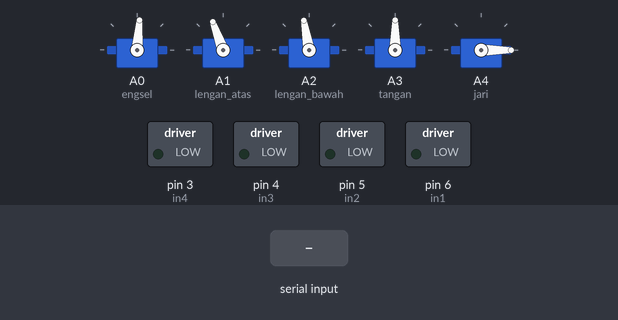
This sketch was run on a simulated Arduino Uno, built with avr-gcc and run on an emulated ATmega328P. Shown: 5 × servo, switched loads named in the sketch (green lamp = pin HIGH). Inputs (shaded band) come from the test bench.

Above: at 2.2 s.
2.3 s: "M\n" received over Serial
At 3.2 s:
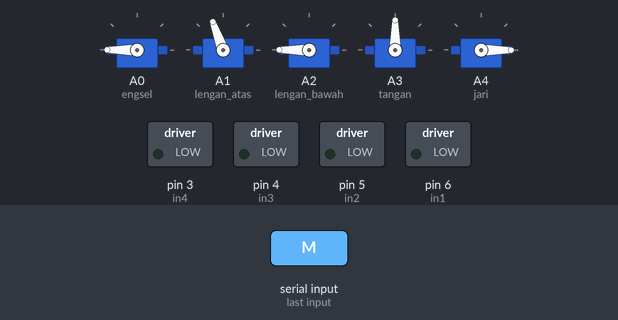
Timing chart, 0 to 5.3 s (numbered marks = the images above; inputs shaded):
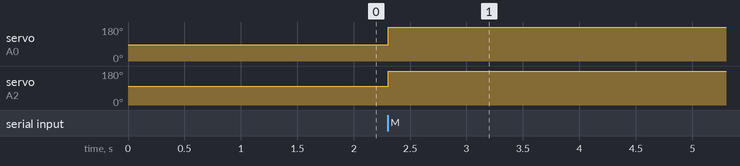

Measured:
- after the input at 2.3 s, servo on A0 (engsel): 85° → 180° at once; servo on A2 (lengan_bawah): 100° → 180° at once

The sketch:

ARM_ROBOT_BT.ino
```cpp
#include <Servo.h>
//#include <SoftwareSerial.h>

//SoftwareSerial serial(7, 8); //rx, tx
Servo engsel, lengan_atas, lengan_bawah, tangan, jari;

#define in1 6 //dir left
#define in2 5 //pwm left

#define in3 4 //dir right
#define in4 3 //pwm right

int motorSpeedA = 0;
int motorSpeedB = 0;

void setup() {
  Serial.begin(9600);
  //serial.begin(9600);
  pinMode(in1, OUTPUT);
  pinMode(in2, OUTPUT);
  pinMode(in3, OUTPUT);
  pinMode(in4, OUTPUT);

  engsel.attach(A0);
  lengan_atas.attach(A1);
  lengan_bawah.attach(A2);
  tangan.attach(A3);
  jari.attach(A4);
  normal();
}

void normal() {
  engsel.write(85);
  lengan_atas.write(110);
  lengan_bawah.write(100);
  tangan.write(90);
  jari.write(0);
  delay(1000);
}

//arah , arah, pwm, pwm
//maju      1   1   128 128
//mundur    0   0   128 128
//turnLeft  1   0   128 128
//turnRight 0   1   128 128
//stop      0 0 0 0

void motor(int dirRight, int dirLeft, int pwmRight, int pwmLeft) {
  digitalWrite(in1, dirLeft);
  analogWrite(in2, pwmLeft);

  digitalWrite(in3, dirRight);
  analogWrite(in4, pwmRight);
}

void loop() {
  //A:B:C:D:E:DIRA:DIRB:PWMA:PWMB
  String A, B, C, inputString = ""; // string to hold input
  if (Serial.available() > 0) {
    //Serial.println("ada data");
    while (Serial.available() > 0) {
      inputString = Serial.readStringUntil('\n');
      //Serial.print(inputString);
      delay(2);
    }
    //Serial.println();
    A = getValue(inputString, ':', 0);
    B = getValue(inputString, ':', 1);
    C = getValue(inputString, ':', 2);
    //Serial.print(A);Serial.print(":");Serial.print(B);Serial.print(":");Serial.println(C);
    if (A == "P") {
      if (B == "G") { //grab
        jari.write(160);
        delay(50);
      }
      else if (B == "R") { //rilis
        jari.write(0);
        delay(50);
      }
      else if (B == "F") { //maju
        motor(1, 1, 0, 0);
      }
      else if (B == "B") { //mundur
        motor(0, 0, 255, 255);
      }
      else if (B == "S"){ //stop
        motor(0,0,0,0);
      }
    }
    else if (A == "M") {

      int z = B.toInt();
      int x = C.toInt();
      x = abs(x - 180);
      lengan_bawah.write(x);
      //lengan_atas.write(x);
      z = abs(z - 180);
      engsel.write(z);
    }
  }
}

String getValue(String data, char separator, int index) {
  int found = 0;
  int strIndex[] = {0, -1};
  int maxIndex = data.length() - 1;

  for (int i = 0; i <= maxIndex && found <= index; i++) {
    if (data.charAt(i) == separator || i == maxIndex) {
      found++;
      strIndex[0] = strIndex[1] + 1;
      strIndex[1] = (i == maxIndex) ? i + 1 : i;
    }
  }
  return found > index ? data.substring(strIndex[0], strIndex[1]) : "";
}
```
